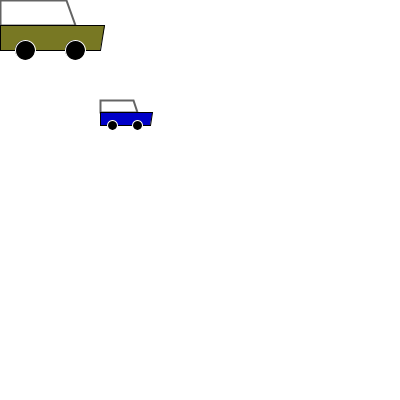
Frame 1 (no input)
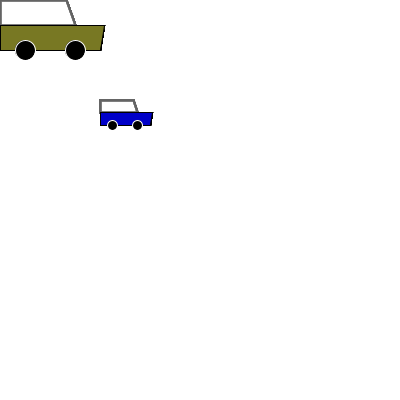
Frame 60 (the mouse pressed at the canvas centre just before this capture)
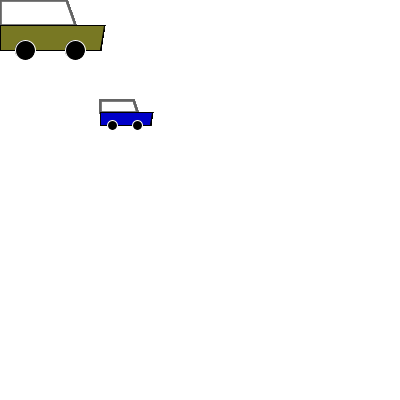
Frame 120 (the mouse held since frame 60 and released just before this capture)

The Processing sketch that drew these frames (run headless with seeded random() and noise(); from frame 60 on, the mouse is pressed at the canvas centre):

// Processing sketch: car3
// ── car3.pde

// drawing many cars with a function

// note: try putting a car on top of the two that are in draw()

void setup() {
  size(400, 400);
  background(255);
}

void draw() {
  drawCar(0, 0, 100, color(120, 120, 35));
  drawCar(100, 100, 50, color(0, 0, 200));
}

void mousePressed() {
  drawCar(mouseX, mouseY, random(50, 150), color(random(256))); 
}

void drawCar(int carLeft, int carTop, float carWidth, color bodyColor) {
  float carHeight = carWidth / 2;
  float tireSize = carHeight*2/5;
  
  // top
  strokeWeight(2);
  stroke(100, 255);
  fill(255, 50);
  quad(carLeft, carTop, 
        carLeft + carWidth*2/3, carTop, 
        carLeft + carWidth*3/4, carTop + carHeight/2, 
        carLeft, carTop + carHeight/2);
  
  // body
  strokeWeight(1);
  stroke(0);
  fill(bodyColor);
  quad(carLeft, carTop + carHeight/2, 
        carLeft + carWidth*1.05, carTop + carHeight/2, 
        carLeft + carWidth, carTop + carHeight, 
        carLeft, carTop + carHeight);

  // tires
  stroke(255);
  fill(0);
  ellipse(carLeft + carWidth/4, carTop + carHeight, tireSize, tireSize);
  ellipse(carLeft + carWidth*3/4, carTop + carHeight, tireSize, tireSize);
}
